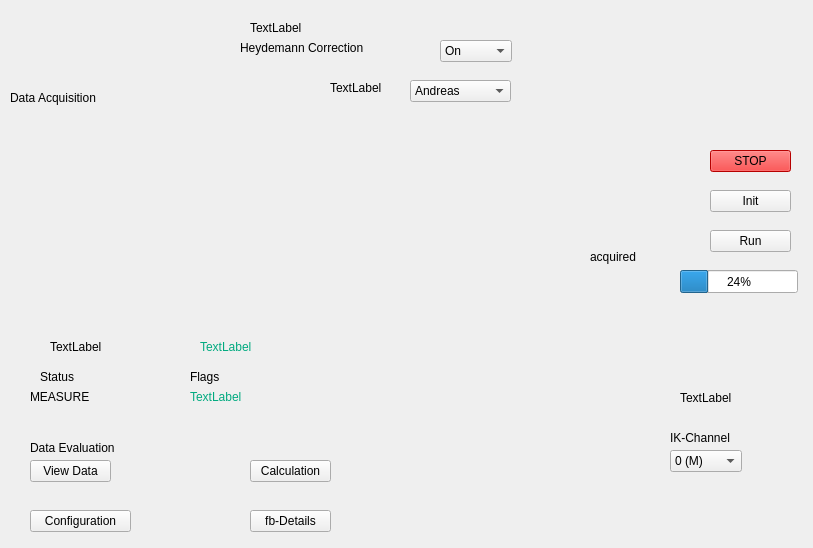
<?xml version="1.0" encoding="UTF-8"?>
<ui version="4.0">
 <class>heydemann</class>
 <widget class="QWidget" name="heydemann">
  <property name="geometry">
   <rect>
    <x>0</x>
    <y>0</y>
    <width>813</width>
    <height>548</height>
   </rect>
  </property>
  <property name="windowTitle">
   <string>Form</string>
  </property>
  <widget class="QCALabel" name="label">
   <property name="geometry">
    <rect>
     <x>250</x>
     <y>20</y>
     <width>111</width>
     <height>16</height>
    </rect>
   </property>
   <property name="text">
    <string>TextLabel</string>
   </property>
   <property name="pv" stdset="0">
    <string>u411pgm1:MonoName</string>
   </property>
  </widget>
  <widget class="QLabel" name="label_2">
   <property name="geometry">
    <rect>
     <x>240</x>
     <y>40</y>
     <width>151</width>
     <height>16</height>
    </rect>
   </property>
   <property name="text">
    <string>Heydemann Correction</string>
   </property>
  </widget>
  <widget class="QCAComboBox" name="comboBox">
   <property name="geometry">
    <rect>
     <x>440</x>
     <y>40</y>
     <width>72</width>
     <height>22</height>
    </rect>
   </property>
   <property name="pv" stdset="0">
    <string>u411pgm1:set_ikHeydemann</string>
   </property>
   <item>
    <property name="text">
     <string>On</string>
    </property>
   </item>
   <item>
    <property name="text">
     <string>Off</string>
    </property>
   </item>
  </widget>
  <widget class="QLabel" name="label_3">
   <property name="geometry">
    <rect>
     <x>10</x>
     <y>90</y>
     <width>111</width>
     <height>16</height>
    </rect>
   </property>
   <property name="text">
    <string>Data Acquisition</string>
   </property>
  </widget>
  <widget class="QCALabel" name="label_4">
   <property name="geometry">
    <rect>
     <x>330</x>
     <y>80</y>
     <width>101</width>
     <height>16</height>
    </rect>
   </property>
   <property name="text">
    <string>TextLabel</string>
   </property>
   <property name="pv" stdset="0">
    <string>u411pgm1:HeySelection</string>
   </property>
  </widget>
  <widget class="QCAComboBox" name="comboBox_2">
   <property name="geometry">
    <rect>
     <x>410</x>
     <y>80</y>
     <width>101</width>
     <height>22</height>
    </rect>
   </property>
   <property name="pv" stdset="0">
    <string>u411pgm1:SetHeySelection</string>
   </property>
   <item>
    <property name="text">
     <string>Andreas</string>
    </property>
   </item>
   <item>
    <property name="text">
     <string>Energy(eV)</string>
    </property>
   </item>
   <item>
    <property name="text">
     <string>Mirror(arcsec)</string>
    </property>
   </item>
   <item>
    <property name="text">
     <string>Grating(arcsec)</string>
    </property>
   </item>
  </widget>
  <widget class="QCAPushButton" name="pushButton">
   <property name="geometry">
    <rect>
     <x>710</x>
     <y>150</y>
     <width>81</width>
     <height>22</height>
    </rect>
   </property>
   <property name="styleSheet">
    <string notr="true">background-color: rgb(255, 0, 0);</string>
   </property>
   <property name="text">
    <string>STOP</string>
   </property>
   <property name="pv" stdset="0">
    <string>u411pgm1:IK_AKTION</string>
   </property>
  </widget>
  <widget class="QCAPushButton" name="pushButton_2">
   <property name="geometry">
    <rect>
     <x>710</x>
     <y>190</y>
     <width>81</width>
     <height>22</height>
    </rect>
   </property>
   <property name="text">
    <string>Init</string>
   </property>
   <property name="pv" stdset="0">
    <string>u411pgm1:IK_AKTION</string>
   </property>
  </widget>
  <widget class="QCAPushButton" name="pushButton_3">
   <property name="geometry">
    <rect>
     <x>710</x>
     <y>230</y>
     <width>81</width>
     <height>22</height>
    </rect>
   </property>
   <property name="text">
    <string>Run</string>
   </property>
   <property name="pv" stdset="0">
    <string>u411pgm1:IK_AKTION</string>
   </property>
  </widget>
  <widget class="QCALabel" name="label_13">
   <property name="geometry">
    <rect>
     <x>50</x>
     <y>340</y>
     <width>59</width>
     <height>14</height>
    </rect>
   </property>
   <property name="text">
    <string>TextLabel</string>
   </property>
   <property name="pv" stdset="0">
    <string>u411pgm1:liSTATUS</string>
   </property>
  </widget>
  <widget class="QLabel" name="label_14">
   <property name="geometry">
    <rect>
     <x>40</x>
     <y>370</y>
     <width>59</width>
     <height>14</height>
    </rect>
   </property>
   <property name="text">
    <string>Status</string>
   </property>
  </widget>
  <widget class="QLabel" name="label_15">
   <property name="geometry">
    <rect>
     <x>30</x>
     <y>390</y>
     <width>59</width>
     <height>14</height>
    </rect>
   </property>
   <property name="text">
    <string>MEASURE</string>
   </property>
  </widget>
  <widget class="QLabel" name="label_16">
   <property name="geometry">
    <rect>
     <x>190</x>
     <y>370</y>
     <width>59</width>
     <height>14</height>
    </rect>
   </property>
   <property name="text">
    <string>Flags</string>
   </property>
  </widget>
  <widget class="QCALabel" name="label_17">
   <property name="geometry">
    <rect>
     <x>200</x>
     <y>340</y>
     <width>59</width>
     <height>14</height>
    </rect>
   </property>
   <property name="styleSheet">
    <string notr="true">color: rgb(0, 170, 127);</string>
   </property>
   <property name="text">
    <string>TextLabel</string>
   </property>
   <property name="pv" stdset="0">
    <string>u411pgm1:liFLAGS</string>
   </property>
  </widget>
  <widget class="QLabel" name="label_18">
   <property name="geometry">
    <rect>
     <x>180</x>
     <y>390</y>
     <width>59</width>
     <height>14</height>
    </rect>
   </property>
   <property name="text">
    <string/>
   </property>
  </widget>
  <widget class="QCALabel" name="label_19">
   <property name="geometry">
    <rect>
     <x>190</x>
     <y>390</y>
     <width>59</width>
     <height>14</height>
    </rect>
   </property>
   <property name="styleSheet">
    <string notr="true">color: rgb(0, 170, 127);</string>
   </property>
   <property name="text">
    <string>TextLabel</string>
   </property>
   <property name="pv" stdset="0">
    <string>u411pgm1:mbbiFLAGS</string>
   </property>
  </widget>
  <widget class="QLabel" name="label_20">
   <property name="geometry">
    <rect>
     <x>590</x>
     <y>250</y>
     <width>59</width>
     <height>14</height>
    </rect>
   </property>
   <property name="text">
    <string>acquired</string>
   </property>
  </widget>
  <widget class="QProgressBar" name="progressBar">
   <property name="geometry">
    <rect>
     <x>680</x>
     <y>270</y>
     <width>118</width>
     <height>23</height>
    </rect>
   </property>
   <property name="value">
    <number>24</number>
   </property>
   <property name="pv" stdset="0">
    <string>u411pgm1:liVal</string>
   </property>
  </widget>
  <widget class="QLabel" name="label_21">
   <property name="geometry">
    <rect>
     <x>30</x>
     <y>440</y>
     <width>111</width>
     <height>16</height>
    </rect>
   </property>
   <property name="text">
    <string>Data Evaluation</string>
   </property>
  </widget>
  <widget class="QPushButton" name="pushButton_4">
   <property name="geometry">
    <rect>
     <x>30</x>
     <y>460</y>
     <width>81</width>
     <height>22</height>
    </rect>
   </property>
   <property name="text">
    <string>View Data</string>
   </property>
  </widget>
  <widget class="QPushButton" name="pushButton_5">
   <property name="geometry">
    <rect>
     <x>250</x>
     <y>460</y>
     <width>81</width>
     <height>22</height>
    </rect>
   </property>
   <property name="text">
    <string>Calculation</string>
   </property>
  </widget>
  <widget class="QLabel" name="label_22">
   <property name="geometry">
    <rect>
     <x>670</x>
     <y>430</y>
     <width>81</width>
     <height>16</height>
    </rect>
   </property>
   <property name="text">
    <string>IK-Channel</string>
   </property>
  </widget>
  <widget class="QCAComboBox" name="comboBox_3">
   <property name="geometry">
    <rect>
     <x>670</x>
     <y>450</y>
     <width>72</width>
     <height>22</height>
    </rect>
   </property>
   <property name="pv" stdset="0">
    <string>u411pgm1:mbboHeydSignal</string>
   </property>
   <item>
    <property name="text">
     <string>0 (M)</string>
    </property>
   </item>
   <item>
    <property name="text">
     <string>1 (M)</string>
    </property>
   </item>
   <item>
    <property name="text">
     <string>2 (M)</string>
    </property>
   </item>
   <item>
    <property name="text">
     <string>3 (M)</string>
    </property>
   </item>
   <item>
    <property name="text">
     <string>4 (G)</string>
    </property>
   </item>
   <item>
    <property name="text">
     <string>5 (G)</string>
    </property>
   </item>
   <item>
    <property name="text">
     <string>6 (G)</string>
    </property>
   </item>
   <item>
    <property name="text">
     <string>7 (G)</string>
    </property>
   </item>
  </widget>
  <widget class="QPushButton" name="pushButton_6">
   <property name="geometry">
    <rect>
     <x>30</x>
     <y>510</y>
     <width>101</width>
     <height>22</height>
    </rect>
   </property>
   <property name="text">
    <string>Configuration</string>
   </property>
  </widget>
  <widget class="QPushButton" name="pushButton_7">
   <property name="geometry">
    <rect>
     <x>250</x>
     <y>510</y>
     <width>81</width>
     <height>22</height>
    </rect>
   </property>
   <property name="text">
    <string>fb-Details</string>
   </property>
  </widget>
  <widget class="QCALabel" name="label_23">
   <property name="geometry">
    <rect>
     <x>680</x>
     <y>390</y>
     <width>91</width>
     <height>16</height>
    </rect>
   </property>
   <property name="text">
    <string>TextLabel</string>
   </property>
   <property name="pv" stdset="0">
    <string>u411pgm1:liVAL</string>
   </property>
  </widget>
  <widget class="QCAAxis" name="startAxis" native="true">
   <property name="geometry">
    <rect>
     <x>10</x>
     <y>170</y>
     <width>230</width>
     <height>27</height>
    </rect>
   </property>
   <property name="minimumSize">
    <size>
     <width>100</width>
     <height>10</height>
    </size>
   </property>
   <property name="description" stdset="0">
    <string>Start</string>
   </property>
   <property name="pvReadback" stdset="0">
    <string>u411pgm1:HeyStart</string>
   </property>
   <property name="units" stdset="0">
    <string>eV</string>
   </property>
   <property name="pv" stdset="0">
    <string>u411pgm1:SetHeyStart</string>
   </property>
  </widget>
  <widget class="QCAAxis" name="stopAxis" native="true">
   <property name="geometry">
    <rect>
     <x>300</x>
     <y>170</y>
     <width>230</width>
     <height>27</height>
    </rect>
   </property>
   <property name="minimumSize">
    <size>
     <width>100</width>
     <height>10</height>
    </size>
   </property>
   <property name="description" stdset="0">
    <string>Stop</string>
   </property>
   <property name="pvReadback" stdset="0">
    <string>u411pgm1:HeyStop</string>
   </property>
   <property name="units" stdset="0">
    <string>eV</string>
   </property>
   <property name="pv" stdset="0">
    <string>u411pgm1:SetHeyStop</string>
   </property>
  </widget>
  <widget class="QCAAxis" name="offAxis" native="true">
   <property name="geometry">
    <rect>
     <x>10</x>
     <y>240</y>
     <width>230</width>
     <height>27</height>
    </rect>
   </property>
   <property name="minimumSize">
    <size>
     <width>100</width>
     <height>10</height>
    </size>
   </property>
   <property name="description" stdset="0">
    <string>Offset</string>
   </property>
   <property name="pvReadback" stdset="0">
    <string>u411pgm1:HeyOffset</string>
   </property>
   <property name="units" stdset="0">
    <string/>
   </property>
   <property name="pv" stdset="0">
    <string>u411pgm1:SetHeyOffset</string>
   </property>
  </widget>
  <widget class="QCAAxis" name="rateAxis" native="true">
   <property name="geometry">
    <rect>
     <x>300</x>
     <y>240</y>
     <width>230</width>
     <height>27</height>
    </rect>
   </property>
   <property name="minimumSize">
    <size>
     <width>100</width>
     <height>10</height>
    </size>
   </property>
   <property name="description" stdset="0">
    <string>Rate</string>
   </property>
   <property name="pvReadback" stdset="0">
    <string>u411pgm1:HeyRate</string>
   </property>
   <property name="units" stdset="0">
    <string>Hz</string>
   </property>
   <property name="pv" stdset="0">
    <string>u411pgm1:SetHeyRate</string>
   </property>
  </widget>
 </widget>
 <customwidgets>
  <customwidget>
   <class>QCALabel</class>
   <extends>QLabel</extends>
   <header>qcalabel.h</header>
  </customwidget>
  <customwidget>
   <class>QCAPushButton</class>
   <extends>QPushButton</extends>
   <header>qcapushbutton.h</header>
  </customwidget>
  <customwidget>
   <class>QCAAxis</class>
   <extends>QWidget</extends>
   <header>qcaaxis.h</header>
  </customwidget>
  <customwidget>
   <class>QCAComboBox</class>
   <extends>QComboBox</extends>
   <header>qcacombobox.h</header>
  </customwidget>
 </customwidgets>
 <resources/>
 <connections/>
</ui>
